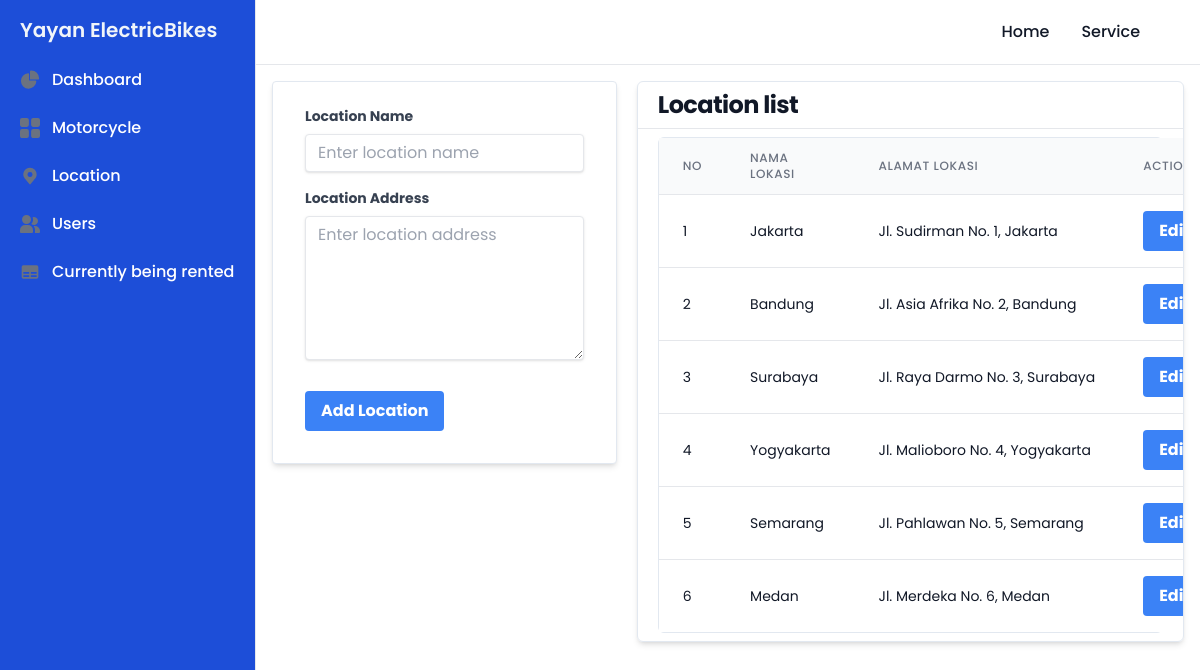
The page /location.php (signed in) on the database its author committed.
### tables this page shows
CREATE TABLE `locations` (
  `location_id` int(11) NOT NULL,
  `location_name` varchar(100) DEFAULT NULL,
  `location_address` varchar(255) DEFAULT NULL
);

### app/Database.php (called while the page is built, shortened)
<?php
class Database
{
  private $host = "localhost";
  private $username = "root";
  private $password = "";
  private $database = "sewa_motor";
  public function __construct()
  {
    return $this->conn = new mysqli($this->host, $this->username, $this->password, $this->database);
  }
}

### app/Location.php (called while the page is built, shortened)
<?php
require_once 'Database.php';
class Location extends Database
{
  private $tb_name = "locations";
  public function getLocations()
  {
    $result = $this->conn->query("SELECT * FROM $this->tb_name");
    $rows = [];
    while ($data = mysqli_fetch_assoc($result)) {
      $rows[] = $data;
    }
    return $rows;
  }
  public function getLocationsWithPagination($locations_per_page, $offset)
  {
    $locations_per_page = max(0, (int) $locations_per_page);
    $offset = max(0, (int) $offset);
    $result = $this->conn->query("SELECT * FROM $this->tb_name LIMIT $locations_per_page OFFSET $offset");
    $rows = [];
    while ($data = mysqli_fetch_assoc($result)) {
      $rows[] = $data;
    }
    return $rows;
  }
}
$Location = new Location();

### location.php (the view, shortened to what this page needs)
<?php
require_once 'src/layouts/header.php';
require_once 'app/Location.php';
$locations = $Location->getLocations();
$locations_per_page = 8;
$current_page = isset($_GET['page']) ? (int) $_GET['page'] : 1;
$offset = ($current_page - 1) * $locations_per_page;
$locations = $Location->getlocationsWithPagination($locations_per_page, $offset);
?>
<div class="p-4 sm:ml-64">
  <div class="flex w-full gap-x-5">
    <div class="w-[40%]">
      <div class="w-full">
        <form class="bg-white shadow-md border border-slate-200 rounded px-8 pt-6 pb-8 mb-4" method="POST">
          <div class="mb-4">
            <label class="block text-gray-700 text-sm font-bold mb-2" for="location_name">
              Location Name
            </label>
            <input
              class="shadow appearance-none border rounded w-full py-2 px-3 text-gray-700 leading-tight focus:outline-none focus:shadow-outline"
              id="location_name" name="location_name" type="text" placeholder="Enter location name">
          </div>
          <div class="mb-6">
            <label class="block text-gray-700 text-sm font-bold mb-2" for="location_address">
              Location Address
            </label>
            <textarea
              class="shadow appearance-none border rounded w-full py-2 px-3 text-gray-700 leading-tight focus:outline-none focus:shadow-outline h-36 max-h-80"
              id="location_address" name="location_address" placeholder="Enter location address"></textarea>
          </div>
          <div class="flex items-center justify-between">
            <button
              class="bg-blue-500 hover:bg-blue-700 text-white font-bold py-2 px-4 rounded focus:outline-none focus:shadow-outline"
              name="add_location" type="submit">
              Add Location
            </button>
          </div>
        </form>
      </div>
    </div>
    <div class="w-[60%]">
      <div class="overflow-x-auto border border-slate-200 rounded-md shadow-md">
        <h1 class="text-2xl px-5 py-2 font-bold leading-tight tracking-tight text-gray-900 ">Location list</h1>
        <hr>
        <div class="mx-5 border border-slate-200 rounded-md my-2">
          <table class="min-w-full divide-y divide-gray-200">
            <thead class="bg-gray-50">
              <tr>
                <th scope="col" class="px-6 py-3 text-left text-xs font-medium text-gray-500 uppercase tracking-wider">
                  No
                </th>
                <th scope="col" class="px-6 py-3 text-left text-xs font-medium text-gray-500 uppercase tracking-wider">
                  Nama Lokasi
                </th>
                <th scope="col" class="px-6 py-3 text-left text-xs font-medium text-gray-500 uppercase tracking-wider">
                  Alamat Lokasi
                </th>
                <th scope="col" class="px-6 py-3 text-left text-xs font-medium text-gray-500 uppercase tracking-wider">
                  Action
                </th>
              </tr>
            </thead>
            <tbody class="bg-white divide-y divide-gray-200">
              <?php $number = ($current_page - 1) * $locations_per_page + 1; ?>
              <?php foreach ($locations as $location): ?>
                <tr>
                  <td class="px-6 py-4 whitespace-nowrap">
                    <div class="text-sm text-gray-900"><?= $number++ ?></div>
                  </td>
                  <td class="px-6 py-4 whitespace-nowrap">
                    <div class="text-sm text-gray-900"><?= $location['location_name'] ?></div>
                  </td>
                  <td class="px-6 py-4 whitespace-nowrap">
                    <div class="text-sm text-gray-900"><?= $location['location_address'] ?></div>
                  </td>
                  <td class="px-6 py-4 whitespace-nowrap flex gap-x-2">
                    <a class="btnModalEditLocation bg-blue-500 hover:bg-blue-700 text-white font-bold py-2 px-4 rounded"
                      data-locationId="<?= $location['location_id'] ?>"
                      data-locationName="<?= $location['location_name'] ?>"
                      data-locationAddress="<?= $location['location_address'] ?>">
                      Edit
                    </a>
                  </td>
                </tr>
              <?php endforeach; ?>
            </tbody>
          </table>
        </div>
      </div>
    </div>
  </div>
</div>
<?php require_once 'src/layouts/footer.php'; ?>

### rows shown on the page
locations: location_name "Jakarta", location_address "Jl. Sudirman No. 1, Jakarta"
locations: location_name "Bandung", location_address "Jl. Asia Afrika No. 2, Bandung"
locations: location_name "Surabaya", location_address "Jl. Raya Darmo No. 3, Surabaya"
locations: location_name "Yogyakarta", location_address "Jl. Malioboro No. 4, Yogyakarta"
locations: location_name "Semarang", location_address "Jl. Pahlawan No. 5, Semarang"
locations: location_name "Medan", location_address "Jl. Merdeka No. 6, Medan"
